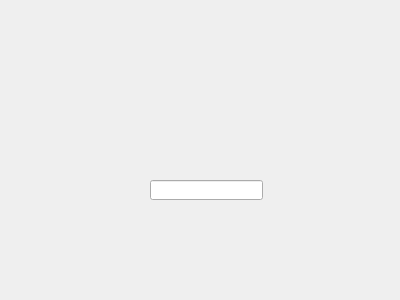
<?xml version="1.0" encoding="UTF-8"?>
<ui version="4.0">
 <class>PlayerRegistrationForm</class>
 <widget class="QWidget" name="PlayerRegistrationForm">
  <property name="geometry">
   <rect>
    <x>0</x>
    <y>0</y>
    <width>400</width>
    <height>300</height>
   </rect>
  </property>
  <property name="windowTitle">
   <string>Form</string>
  </property>
  <widget class="QLineEdit" name="lineEdit">
   <property name="geometry">
    <rect>
     <x>150</x>
     <y>180</y>
     <width>113</width>
     <height>20</height>
    </rect>
   </property>
  </widget>
 </widget>
 <resources/>
 <connections/>
</ui>
